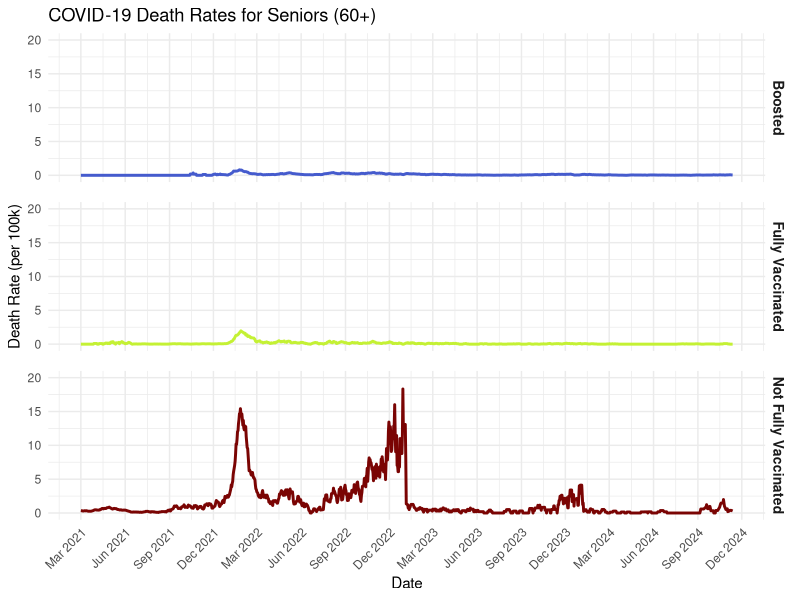
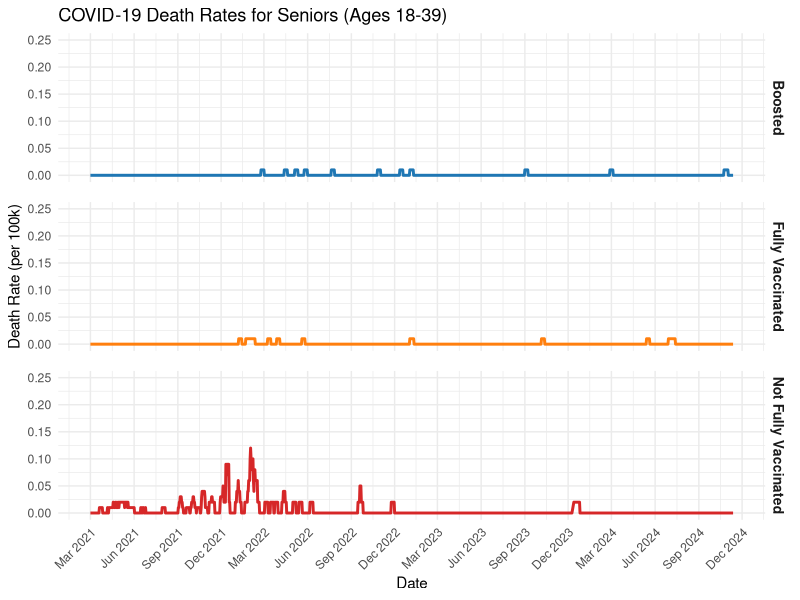
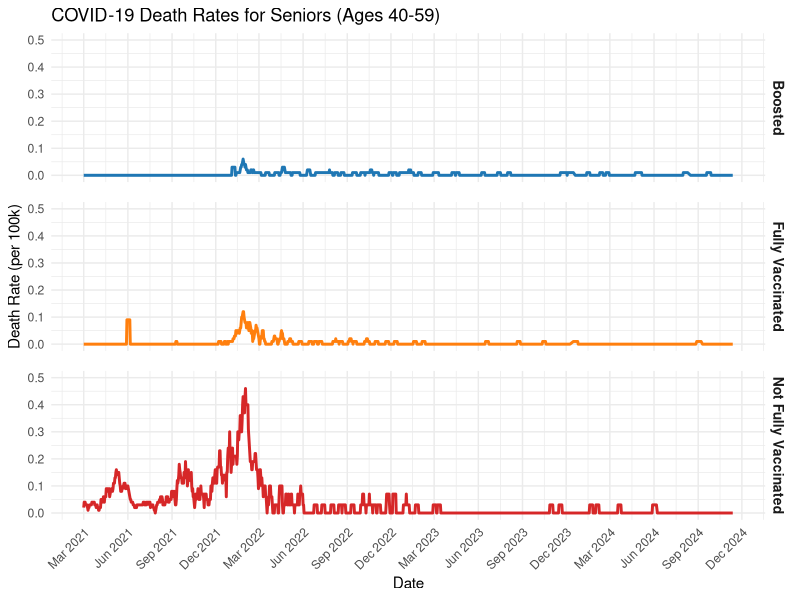

The R script that drew these images, in order:
library(tidyverse); library(dplyr);library(ggpubr); library(viridis)
#Load the data
df.COVIDdeaths.age <- data.frame(read.csv("./public_data/covid_deathsMA_age.csv"))
#Cleaning and converting to long format
df_long <- df.COVIDdeaths.age %>%
  select(date, age_group, 
         deaths_boost_vac_rate_7ma, 
         deaths_full_vac_rate_7ma,
         deaths_not_full_vac_rate_7ma) %>%
  pivot_longer(
    cols = starts_with("deaths_"),
    names_to = "vaccination_status",
    values_to = "death_rate"
  ) %>%
  mutate(
    vaccination_status = case_when( #Creating variable for vaccination status
      vaccination_status == "deaths_boost_vac_rate_7ma" ~ "Boosted",
      vaccination_status == "deaths_full_vac_rate_7ma" ~ "Fully Vaccinated",
      vaccination_status == "deaths_not_full_vac_rate_7ma" ~ "Not Fully Vaccinated",
      TRUE ~ vaccination_status
    ),
    age_group = factor(age_group, 
                       levels = c("0-4yrs", "5-11yrs", "12-17yrs", 
                                  "18-39yrs", "40-59yrs", "60+", "ALL"))
  )
#This cleans the data up a little more
df_long <- df_long %>%
  mutate(
    date = as.Date(sub("T.*", "", date)),
    #Kept only adult ranges as I was originally interested in comparing across these groups
    age_group = factor(age_group,
                       levels = c("18-39yrs", "40-59yrs", "60+"))
  ) %>%
  filter(
    age_group %in% c("18-39yrs", "40-59yrs", "60+")
  )

#Create plot looking only at 7-day Moving Averages of death rates for ages 60+
df_long %>%
  filter(age_group == "60+") %>%
  ggplot(aes(x = date, y = death_rate)) +
  geom_line(linewidth = 1, aes(color = vaccination_status)) +
  facet_wrap( #For comparison across vaccine status, stacked them vertically
    ~ vaccination_status, 
    nrow = 3,
    strip.position = "right"
  ) +
  #Fixed Y-axis across each comparison group
  coord_cartesian(ylim = c(0, 20)) +
  #Setting interval spacing for tick marks
  scale_x_date(
    date_breaks = "3 months",
    date_labels = "%b %Y"
  ) +
  labs(
    title = "COVID-19 Death Rates for Seniors (60+)",
    x = "Date",
    y = "Death Rate (per 100k)"
  ) +
  theme_minimal() +
  #Cleaning up the appearance (no redundant legend, spaces between graphs)
  theme(
    legend.position = "none",
    strip.text = element_text(face = "bold", size = 10),
    panel.spacing = unit(1, "lines"),
    axis.text.x = element_text(angle = 45, hjust = 1)
  ) +
  #Adding virdis coloring just to test it out
  scale_color_viridis(discrete = TRUE, begin = 0.1, direction = 1, option = "turbo")




#Copied this graph to replicate for other age groups
df_long %>%
  filter(age_group == "18-39yrs") %>%
  ggplot(aes(x = date, y = death_rate)) +
  geom_line(linewidth = 1, aes(color = vaccination_status)) +
  facet_wrap( #For comparison across vaccine status, stacked them vertically
    ~ vaccination_status, 
    nrow = 3,
    strip.position = "right"
  ) +
  #Fixed Y-axis across each comparison group
  coord_cartesian(ylim = c(0, 0.25)) + #Note: the Y-limit has been reduced to 0.25 here 
  #Setting colors for comparison groups
  scale_color_manual(values = c(
    "Boosted" = "#1f77b4",
    "Fully Vaccinated" = "#ff7f0e",
    "Not Fully Vaccinated" = "#d62728"
  )) +
  #Setting interval spacing for tick marks
  scale_x_date(
    date_breaks = "3 months",
    date_labels = "%b %Y"
  ) +
  labs(
    title = "COVID-19 Death Rates for Seniors (Ages 18-39)",
    x = "Date",
    y = "Death Rate (per 100k)"
  ) +
  theme_minimal() +
  #Cleaning up the appearance (no redundant legend, spaces between graphs)
  theme(
    legend.position = "none",
    strip.text = element_text(face = "bold", size = 10),
    panel.spacing = unit(1, "lines"),
    axis.text.x = element_text(angle = 45, hjust = 1)
  )

df_long %>%
  filter(age_group == "40-59yrs") %>%
  ggplot(aes(x = date, y = death_rate)) +
  geom_line(linewidth = 1, aes(color = vaccination_status)) +
  facet_wrap( #For comparison across vaccine status, stacked them vertically
    ~ vaccination_status, 
    nrow = 3,
    strip.position = "right"
  ) +
  #Fixed Y-axis across each comparison group
  coord_cartesian(ylim = c(0, 0.5)) + #Note: Y-limit reduced to 0.5 here
  #Setting colors for comparison groups
  scale_color_manual(values = c(
    "Boosted" = "#1f77b4",
    "Fully Vaccinated" = "#ff7f0e",
    "Not Fully Vaccinated" = "#d62728"
  )) +
  #Setting interval spacing for tick marks
  scale_x_date(
    date_breaks = "3 months",
    date_labels = "%b %Y"
  ) +
  labs(
    title = "COVID-19 Death Rates for Seniors (Ages 40-59)",
    x = "Date",
    y = "Death Rate (per 100k)"
  ) +
  theme_minimal() +
  #Cleaning up the appearance (no redundant legend, spaces between graphs)
  theme(
    legend.position = "none",
    strip.text = element_text(face = "bold", size = 10),
    panel.spacing = unit(1, "lines"),
    axis.text.x = element_text(angle = 45, hjust = 1)
  )
